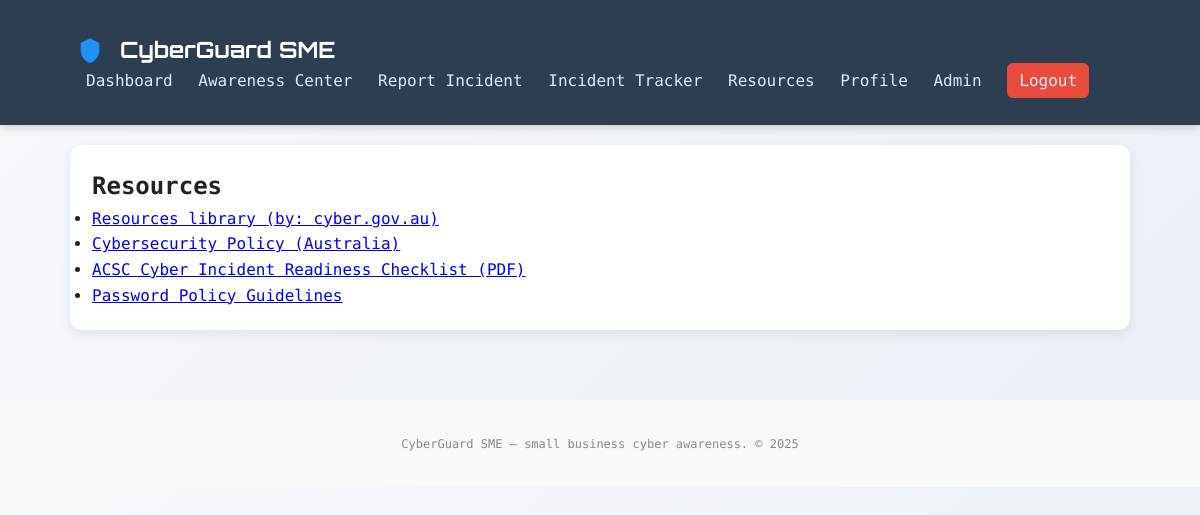
The page /resources.php (signed in) on the database its author committed.
### tables this page shows
CREATE TABLE `resources` (
  `id` int(11) NOT NULL,
  `title` varchar(255) NOT NULL,
  `file_url` varchar(255) NOT NULL,
  `uploaded_at` timestamp NULL DEFAULT current_timestamp()
);

### inc/functions.php (called while the page is built, shortened)
<?php
require_once __DIR__.'/db.php';
function is_logged_in() {
    return isset($_SESSION['user_id']);
}
function current_user() {
    global $mysqli;
    $id = intval($_SESSION['user_id']);
    $stmt = $mysqli->prepare("SELECT id,name,email,role FROM users WHERE id=? LIMIT 1");
    $stmt->bind_param('i',$id);
    $stmt->execute();
    $res = $stmt->get_result();
    $row = $res->fetch_assoc();
    return $row;
}
function is_admin() {
    $u = current_user();
    return $u && $u['role'] === 'admin';
}
function sanitize($s) {
    return htmlspecialchars($s, ENT_QUOTES, 'UTF-8');
}

### resources.php (the view, shortened to what this page needs)
<?php
require_once 'inc/functions.php';
$res = $mysqli->query("SELECT * FROM resources ORDER BY uploaded_at DESC");
include 'inc/header.php';
?>
<section class="card">
  <h2>Resources</h2>
  <ul>
    <?php while ($r = $res->fetch_assoc()): ?>
      <li>
        <a href="<?= sanitize($r['file_url']) ?>" target="_blank"><?= sanitize($r['title']) ?></a>
      </li>
    <?php endwhile; ?>
  </ul>
</section>
<?php include 'inc/footer.php'; ?>

### assets/css/style.css (style rules this page uses)
:root { --primary: #1E90FF; --secondary: #2C3E50; --bg: linear-gradient(135deg, #f6f9fc, #e9eff5); --card: #ffffff; --muted: #888; }
* { box-sizing: border-box; margin: 0; padding: 0; }
body { font-family: 'Source Code Pro', monospace; background: var(--bg); color: #222; line-height: 1.6; }
.card { background: var(--card); padding: 22px; border-radius: 12px; box-shadow: 0 4px 12px rgba(0,0,0,0.08); margin-bottom: 20px; animation: fadeIn 0.6s ease-in-out; }

### rows shown on the page
resources: title "Resources library (by: cyber.gov.au)"
resources: title "Cybersecurity Policy (Australia)"
resources: title "ACSC Cyber Incident Readiness Checklist (PDF)"
resources: title "Password Policy Guidelines"
